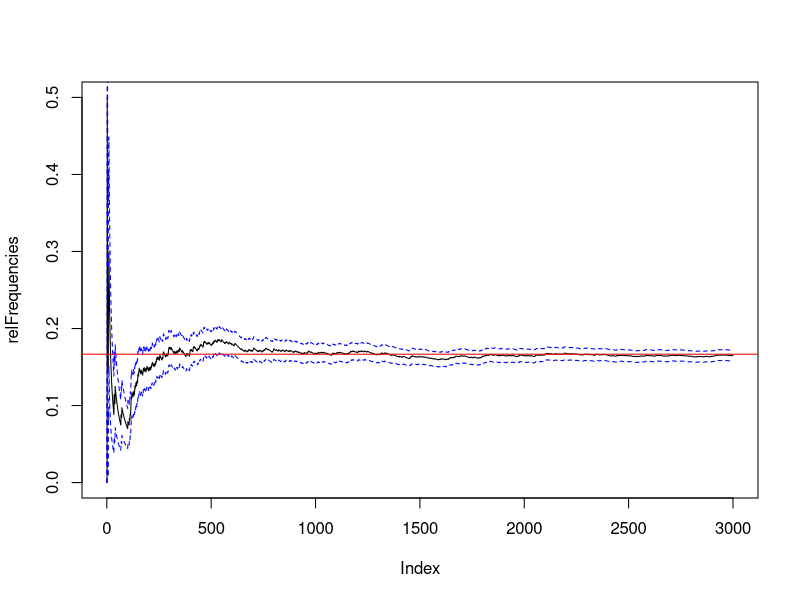
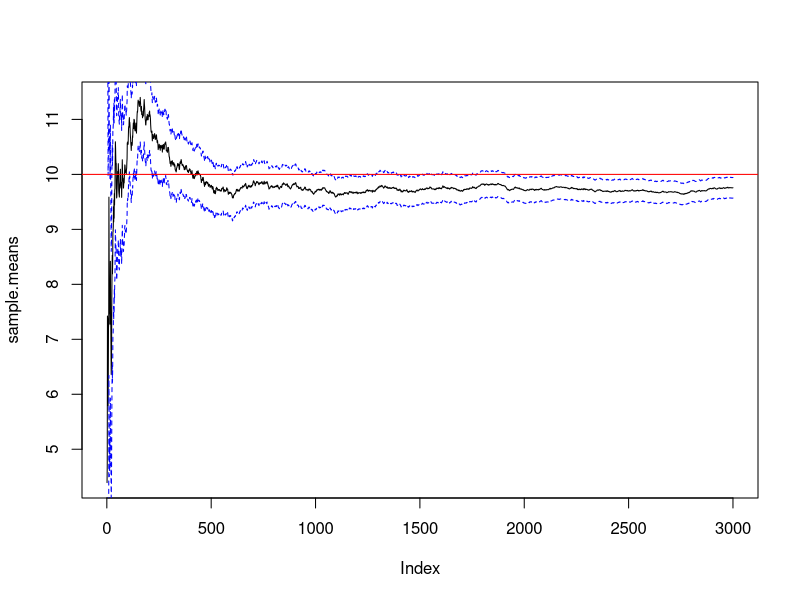

Recreate these plots in R, in order. (Note: this script raises an error after producing the figures.)
## ---- chunk 1
knitr::opts_chunk$set(echo = TRUE)
library(knitr)
## ---- chunk 2
# Define number of random experiments (n) and number of positive outcomes (k)
p0 = 1/6
n = 0
k = 0

# Define a vector for storing intermediate relative frequencies
relFrequencies = c()

# Define number of simulations
N = 3000

# Simulate the experiment N times
for (i in 1:N){
	# result - simple simulation of a die
	result = sample(c(1,2,3,4,5,6), 1)
	
	# increase number of conducted experiments
	n = n + 1

	# increase number of positive outcomes (if '6' is obtained)
	if (result == 6) k = k + 1

	# Calculate the intermedirelative frequency value and add it to the vector
	w = k/n
	relFrequencies = append(relFrequencies, w)

}

# Calculate 95% interval using the estimate of Bernoulli's theorem
gamma = 0.95
err = sqrt(relFrequencies*(1-relFrequencies)/((1:N)*gamma))
## ---- chunk 3
	plot(relFrequencies, type="l")
	lines(1:N, relFrequencies-err, lty = 'dashed', col = 'blue')
  lines(1:N, relFrequencies+err, lty = 'dashed', col = 'blue')
	abline(h=p0, col="red")
## ---- chunk 4
kable(head(relFrequencies, n=10))
## ---- chunk 5
kable(tail(relFrequencies, n=10))
## ---- chunk 6
# Define a vector for storing intermediate mean values
sample.means = c()

# Theoretical expected value
mu = 10

# Theoretical standard deviation
sd = 10

# Intermediate sum of values
sumX = 0

# Simulate the experiment N times
for (i in 1:N){
	# result - implementation of the normally distributed random variables
	result = rnorm(1,mean=mu, sd=sd)
	
	# Add newly generated value to the total sum
	sumX = sumX + result
	
	# Intermediate mean value
	m = sumX/i

	# Add intermediate mean values to the vector
	sample.means = append(sample.means, m)
}

# Calculate 95% interval using the estimate of Chebyshev's theorem
gamma = 0.95
err = sd / sqrt((1:N)*gamma)
## ---- chunk 7
	plot(sample.means, type="l")
	lines(1:N, sample.means-err, lty = 'dashed', col = 'blue')
  lines(1:N, sample.means+err, lty = 'dashed', col = 'blue')
	abline(h=mu, col="red")
## ---- chunk 8
kable(head(sample.means, n=10))
## ---- chunk 9
kable(tail(sample.means, n=10))
## ---- chunk 10
ecdf(x)  


## ---- chunk 11

kolmogorovSmirnovTest <- function( n, p) {
  kd= seq(from = 0,to = n)
  var = c()
  for(i in kd){
  #  var <- append()
    
  }
  return (max(var))
}

